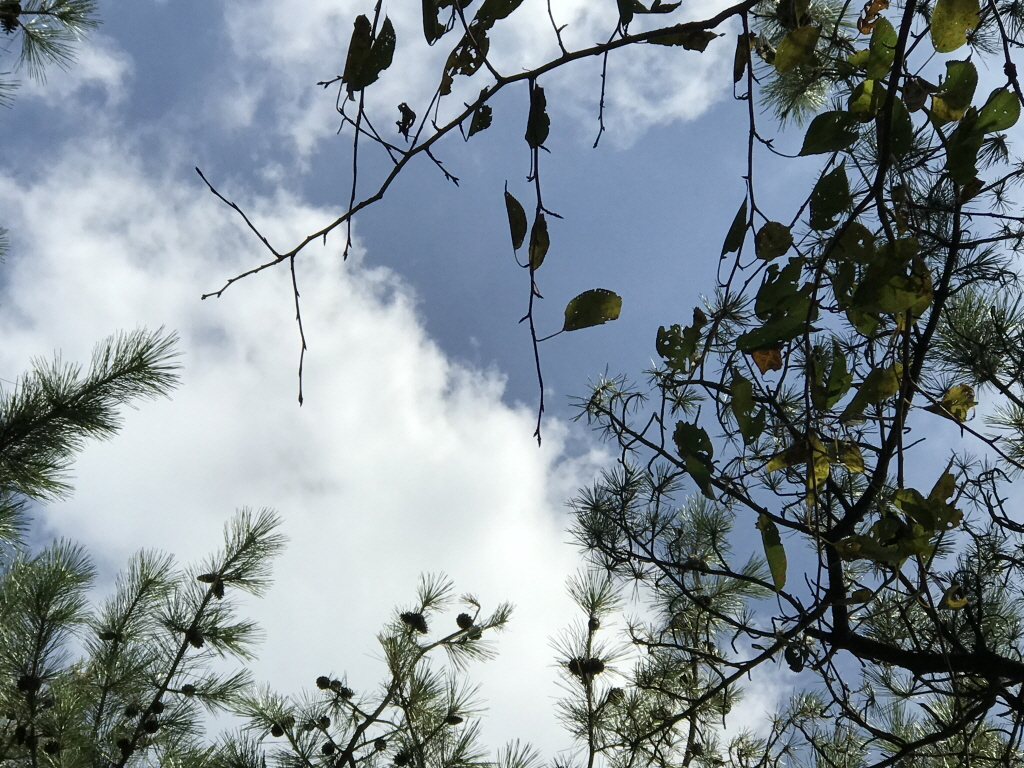
#> input picture OpenCV21/sIMG_2180.jpg, 1024 x 768 px, found by its file name
$ jupyter execute C142.ipynb
#> lines starting #> are read from the running program, lines starting #| are printed output that depends on the picture; after the words box and inside, x2 and y2 are one past the last pixel; in counts of white or black regions, pixels touching at a corner belong together
### 1.4.2 Image Thresholding

[cell 1]
import cv2
import numpy as np
from matplotlib import pyplot as plt

img = cv2.imread('sImg_2180.jpg',0)
#> img: shape (768, 1024); min 0, max 255, mean 138.6
ret,thresh1 = cv2.threshold(img,127,255,cv2.THRESH_BINARY)
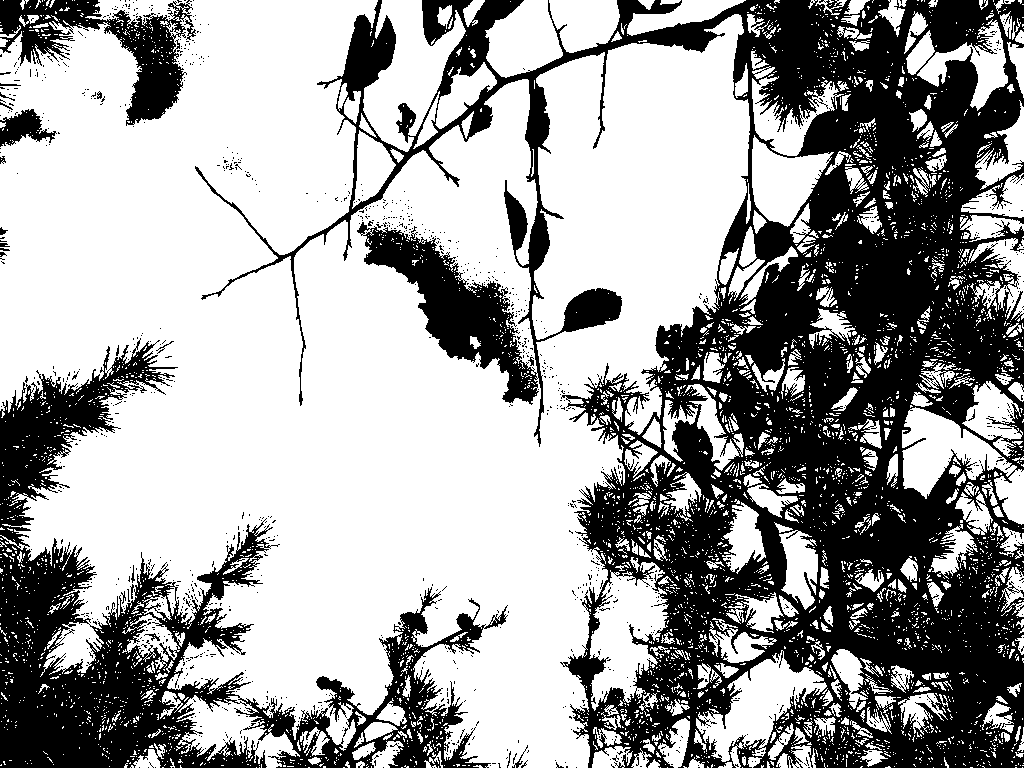
#> thresh1: shape (768, 1024); 63.2% white; 1139 black regions (1116 under 20 px), largest, box (x1, y1, x2, y2) and area: (195, 0, 1024, 768) 220093, (0, 338, 508, 768) 56415, (0, 0, 196, 126) 8734
ret,thresh2 = cv2.threshold(img,127,255,cv2.THRESH_BINARY_INV)
ret,thresh3 = cv2.threshold(img,127,255,cv2.THRESH_TRUNC)
ret,thresh4 = cv2.threshold(img,127,255,cv2.THRESH_TOZERO)
ret,thresh5 = cv2.threshold(img,127,255,cv2.THRESH_TOZERO_INV)
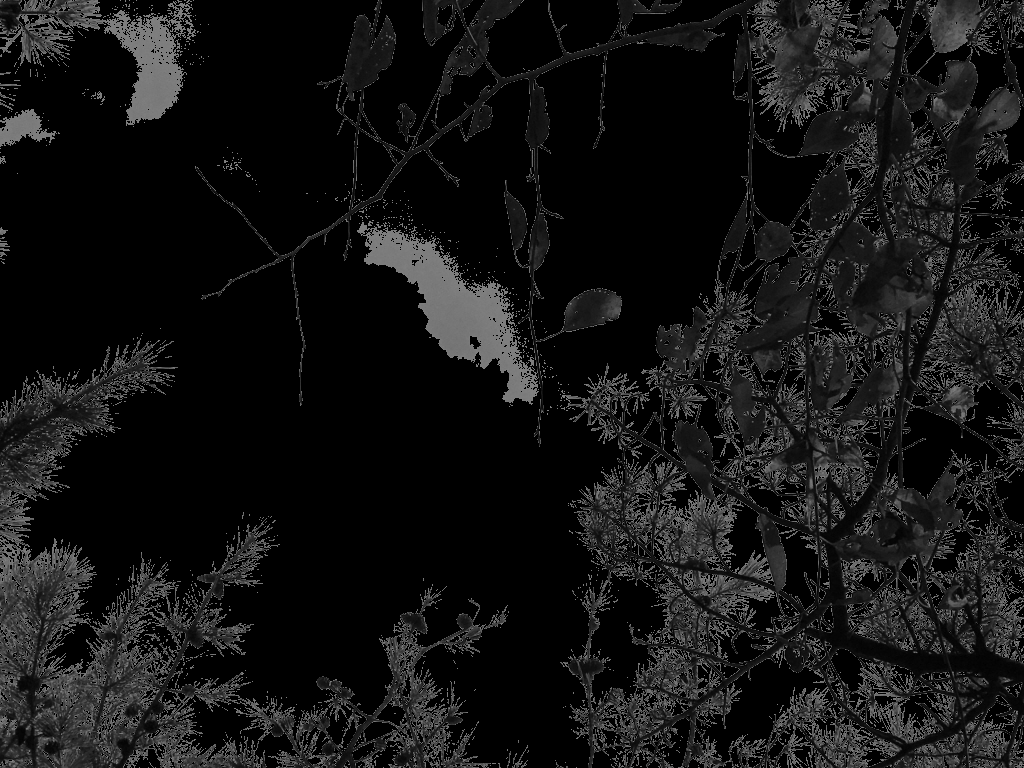
#> thresh5: shape (768, 1024); min 0, max 127, mean 20.6

titles = ['Original Image','BINARY','BINARY_INV','TRUNC','TOZERO','TOZERO_INV']
images = [img, thresh1, thresh2, thresh3, thresh4, thresh5]
plt.rcParams["figure.figsize"] = (20,10)
for i in range(6):
    plt.subplot(2,3,i+1)
    plt.imshow(images[i],'gray')
    plt.title(titles[i])
    plt.xticks([]),plt.yticks([])
plt.show()

### Adaptive Threshold

[cell 2]
def pltImage(img):
    channels = len(img.shape)
    if channels == 3:
        plt.imshow(cv2.cvtColor(img,cv2.COLOR_BGR2RGB))
    else:
        plt.imshow(img,cmap='gray')
    plt.xticks([]),plt.yticks([])
    plt.show()

[cell 3]
oimg = cv2.imread('sImg_2168.jpg',0)
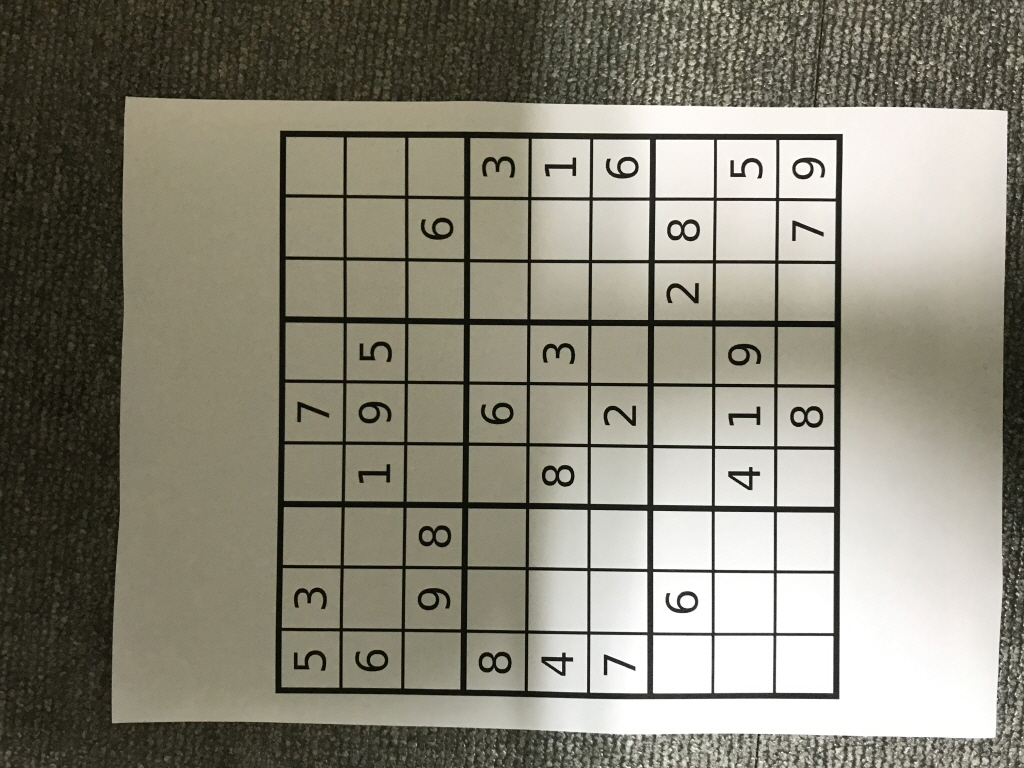
#> input picture OpenCV21/sIMG_2168.jpg, 1024 x 768 px, found by its file name
#> oimg: shape (768, 1024); min 2, max 255, mean 133.4
img = cv2.medianBlur(oimg,5)

[cell 4]
pltImage(oimg) ##median = 숫자들의 중간값

[cell 5]
pltImage(img)

[cell 6]
ret,th1 = cv2.threshold(img,127,255,cv2.THRESH_BINARY)
#> th1: shape (768, 1024); 64% white; 152 black regions (71 under 20 px), largest, box (x1, y1, x2, y2) and area: (0, 0, 1024, 768) 217949, (275, 130, 843, 699) 51300, (418, 525, 452, 548) 458
th2 = cv2.adaptiveThreshold(img,255,cv2.ADAPTIVE_THRESH_MEAN_C,cv2.THRESH_BINARY,11,2)
#> th2: shape (768, 1024); 77.9% white; 1908 black regions (1496 under 20 px), largest, box (x1, y1, x2, y2) and area: (90, 0, 1024, 768) 53601, (275, 131, 843, 699) 49735, (715, 733, 975, 768) 3942
th3 = cv2.adaptiveThreshold(img,255,cv2.ADAPTIVE_THRESH_GAUSSIAN_C,cv2.THRESH_BINARY,11,2)
#> th3: shape (768, 1024); 80.8% white; 1998 black regions (1327 under 20 px), largest, box (x1, y1, x2, y2) and area: (275, 131, 843, 699) 48667, (99, 0, 1024, 768) 40749, (747, 734, 899, 768) 1958
titles = ['Original Image', 'Global Thresholding (v = 127)','Adaptive Mean Thresholding', 'Adaptive Gaussian Thresholding']
images = [img, th1, th2, th3]
for i in range(4):
    plt.subplot(2,2,i+1),plt.imshow(images[i],'gray')
    plt.title(titles[i])
    plt.xticks([]),plt.yticks([])
plt.show()

### Otsu's Binarization

[cell 7]
img = cv2.imread('sImg_2168.jpg',0)
blur = cv2.GaussianBlur(img,(25,25),0)

[cell 8]
pltImage(img)

[cell 9]
pltImage(blur)

[cell 10]
# global thresholding
ret1,th1 = cv2.threshold(img,127,255,cv2.THRESH_BINARY)
#> th1: shape (768, 1024); 64.3% white; 1651 black regions (1570 under 20 px), largest, box (x1, y1, x2, y2) and area: (0, 0, 1024, 768) 212105, (274, 130, 843, 699) 51327, (831, 735, 897, 768) 840
# Otsu's thresholding
ret2,th2 = cv2.threshold(img,0,255,cv2.THRESH_BINARY+cv2.THRESH_OTSU)
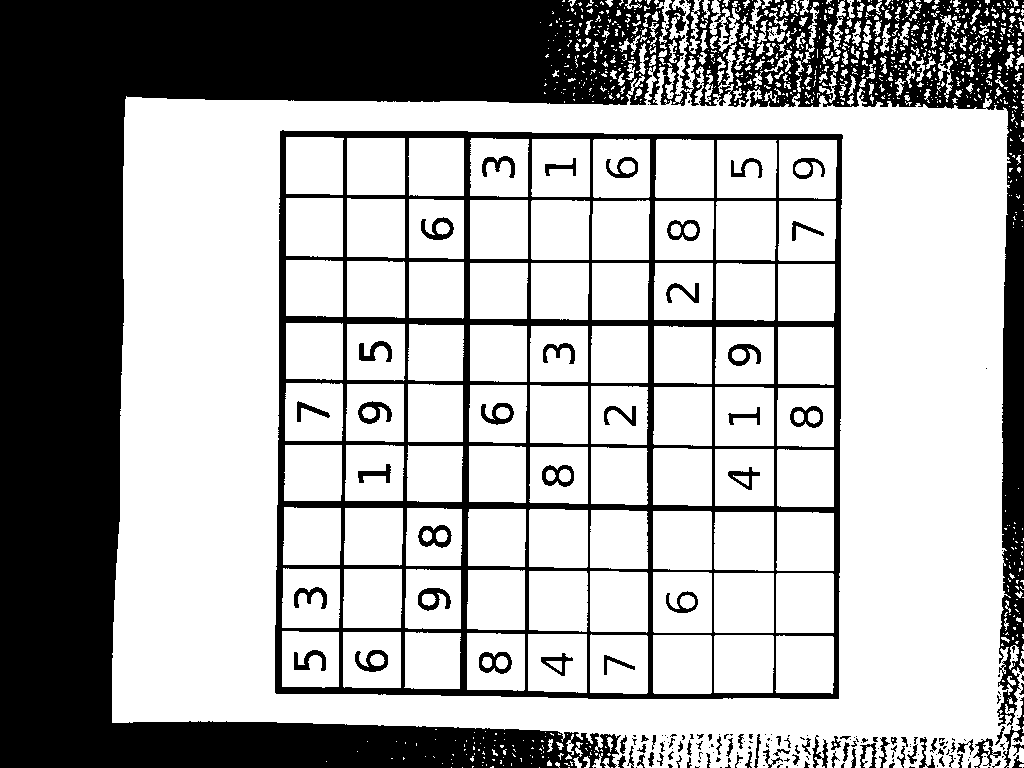
#> th2: shape (768, 1024); 66.7% white; 234 black regions (139 under 20 px), largest, box (x1, y1, x2, y2) and area: (0, 0, 1024, 768) 200577, (275, 130, 843, 699) 48421, (418, 525, 452, 548) 399
#> ret2 = 111
# Otsu's thresholding after Gaussian filtering
blur = cv2.GaussianBlur(img,(5,5),0)
ret3,th3 = cv2.threshold(blur,0,255,cv2.THRESH_BINARY+cv2.THRESH_OTSU)
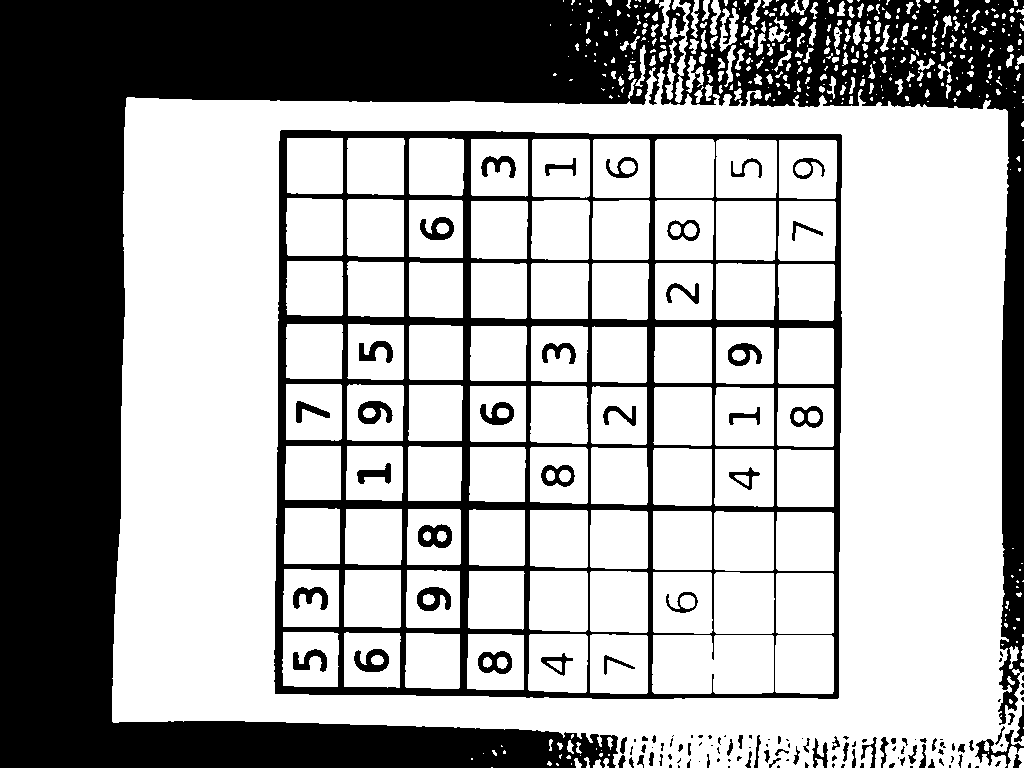
#> th3: shape (768, 1024); 65.2% white; 144 black regions (64 under 20 px), largest, box (x1, y1, x2, y2) and area: (0, 0, 1024, 768) 206060, (274, 130, 842, 699) 54281, (418, 524, 452, 548) 532
#> ret3 = 115

# plot all the images and their histograms
images = [img, 0, th1,
img, 0, th2,
blur, 0, th3]
titles = ['Original Noisy Image','Histogram','Global Thresholding (v=127)','Original Noisy Image','Histogram',"Otsu's Thresholding",'Gaussian filtered Image','Histogram',"Otsu's Thresholding"]

for i in range(3):
    plt.subplot(3,3,i*3+1),plt.imshow(images[i*3],'gray')
    plt.title(titles[i*3]), plt.xticks([]), plt.yticks([])
    plt.subplot(3,3,i*3+2),plt.hist(images[i*3].ravel(),256)
    plt.title(titles[i*3+1]), plt.xticks([]), plt.yticks([])
    plt.subplot(3,3,i*3+3),plt.imshow(images[i*3+2],'gray')
    plt.title(titles[i*3+2]), plt.xticks([]), plt.yticks([])

plt.show()
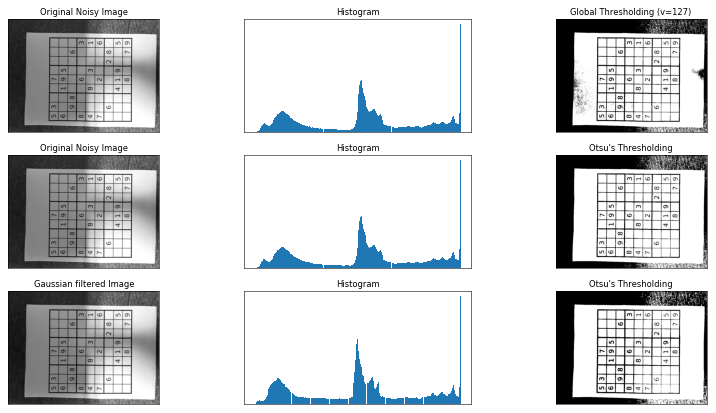
#> figure drawn by matplotlib, 9 panels
